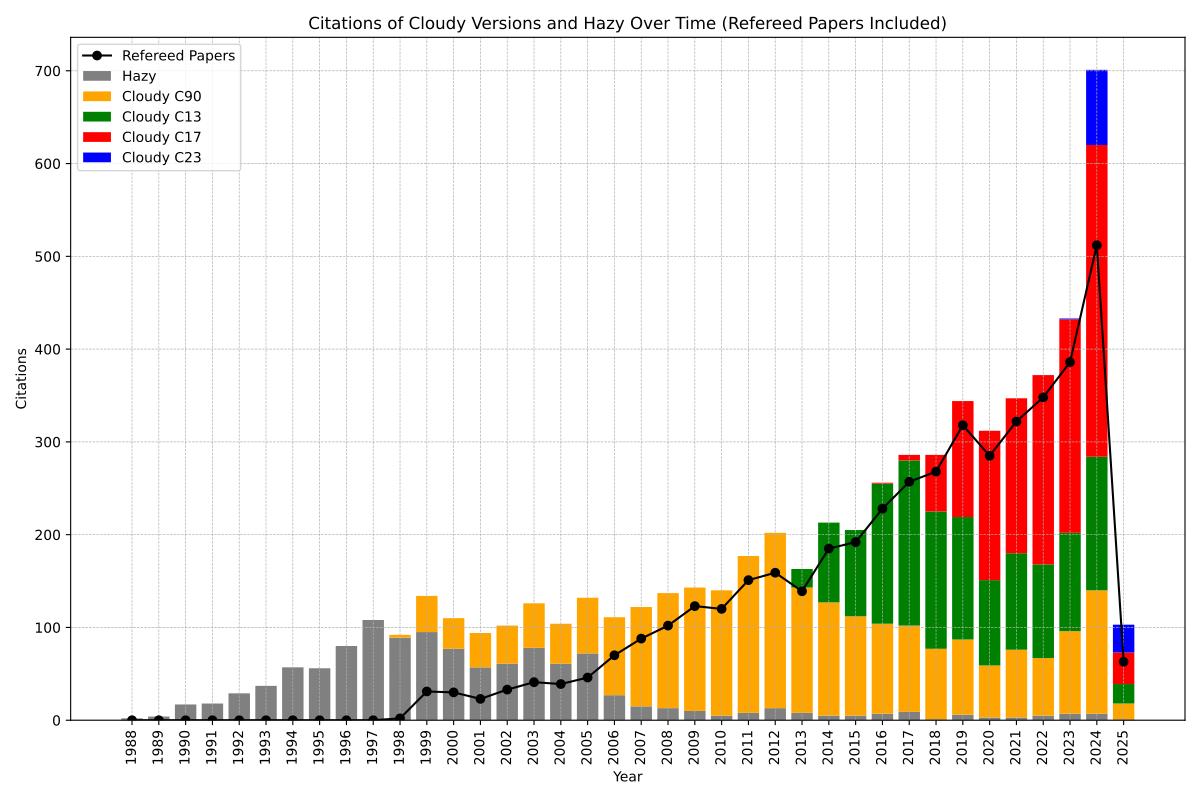

The Python source for this figure:
import ads
import time
import matplotlib.pyplot as plt
from collections import defaultdict

# Set ADS API token (Replace with your own ADS token)-This is Dehghanian's personal token. If does not work, you need to replace with your own. Can be acquired from ADS when logged in

ads.config.token = "f0alCixThOvlEx30gHn3lYXCRGHLkFAC8GKbv9VR"

# **Step 1: Define Bibcodes for Cloudy Versions**
bibcode_queries = {
    "Cloudy C90": "1998PASP..110..761F",
    "Cloudy C13": "2013RMxAA..49..137F",
    "Cloudy C17": "2017RMxAA..53..385F",
    "Cloudy C23.01": "2023RNAAS...7..246G",
    "Cloudy C23": "2023RMxAA..59..327C"
}

# **Step 2: Define Hazy Bibcodes**
hazy_bibcodes = [
    "1988hbic.book.....F", "2006hbic.book.....F", "1987hbic.book.....F",
    "2000hbic.book.....F", "2004hbic.book.....F", "1989hbic.book.....F",
    "2002hbic.book.....F", "1990hbic.book.....F", "1991hbic.book.....F",
    "1993hbic.book.....F", "1996hbic.book.....F", "1983hbic.book.....F", "2005hbic.book.....F"
]

# **Step 3: Fetch Cloudy Citations**
def fetch_unique_citations(query, refereed_only=False):
    if refereed_only:
        query += " property:refereed"

    citing_papers = set()
    start = 0
    rows = 2000

    while True:
        try:
            papers = ads.SearchQuery(q=query, fl=["year", "bibcode"], rows=rows, start=start)
            papers_list = list(papers)

            if not papers_list:
                break

            for paper in papers_list:
                if paper.year and 1980 <= int(paper.year) <= 2025:
                    citing_papers.add((paper.bibcode, int(paper.year)))

            start += rows

        except Exception:
            break

    return citing_papers

# **Step 4: Fetch Hazy Citations Using ADS Metrics API**
def fetch_hazy_citations(bibcodes):
    hazy_citations_by_year = defaultdict(int)
    total_citations_check = 0

    for bibcode in bibcodes:
        try:
            metrics = ads.MetricsQuery(bibcodes=[bibcode]).execute()
            total_citations = metrics.get("citation stats", {}).get("total number of citations", 0)
            total_citations_check += total_citations

            histograms = metrics.get("histograms", {}).get("citations", {})
            for category in ["refereed to refereed", "refereed to nonrefereed", "nonrefereed to refereed", "nonrefereed to nonrefereed"]:
                if category in histograms:
                    for year_str, count in histograms[category].items():
                        try:
                            year = int(year_str)
                            if 1980 <= year <= 2025:
                                hazy_citations_by_year[year] += count
                        except ValueError:
                            pass
        except Exception:
            continue

    return hazy_citations_by_year

# **Step 5: Store Cloudy Citation Data**
data = {}
for version, bibcode in bibcode_queries.items():
    papers = fetch_unique_citations(f"citations({bibcode})")
    citations_by_year = defaultdict(int)
    for _, year in papers:
        citations_by_year[year] += 1
    if version in ["Cloudy C23", "Cloudy C23.01"]:
        version = "Cloudy C23"
    if version not in data:
        data[version] = defaultdict(int)
    for year, count in citations_by_year.items():
        data[version][year] += count

# **Step 6: Fetch Hazy Citations and Store in Data**
hazy_data = fetch_hazy_citations(hazy_bibcodes)
data["Hazy"] = hazy_data

# **Step 7: Fetch Refereed Citations for Cloudy Versions**
refereed_citations_by_year = defaultdict(int)
for version, bibcode in bibcode_queries.items():
    papers = fetch_unique_citations(f"citations({bibcode})", refereed_only=True)
    for _, year in papers:
        refereed_citations_by_year[year] += 1

# **Step 8: Prepare Data for Plotting**
years = sorted(set(year for version_data in data.values() for year in version_data))
ordered_versions = ["Hazy", "Cloudy C90", "Cloudy C13", "Cloudy C17", "Cloudy C23"]
version_colors = ["gray", "orange", "green", "red", "blue"]

# **Step 9: Plot Stacked Bar Chart**
plt.figure(figsize=(12, 8))
bottom = [0] * len(years)
for version, color in zip(ordered_versions, version_colors):
    counts = [data[version].get(year, 0) for year in years]
    plt.bar(years, counts, bottom=bottom, label=version, color=color)
    bottom = [b + c for b, c in zip(bottom, counts)]

# **Step 10: Overlay Refereed Citations as a Line Plot**
refereed_counts = [refereed_citations_by_year.get(year, 0) for year in years]
plt.plot(years, refereed_counts, label="Refereed Papers", color="black", marker="o")

# **Step 11: Add Labels, Legend, and Title**
plt.xlabel("Year")
plt.ylabel("Citations")
plt.title("Citations of Cloudy Versions and Hazy Over Time (Refereed Papers Included)")
plt.grid(which="both", linestyle="--", linewidth=0.5)
plt.xticks(ticks=years, labels=years, rotation=90)
plt.legend()
plt.tight_layout()
plt.show()

# **Step 12: Print Final Summary**
print("\n📊 **Total Citations by Version:**")
for version in ordered_versions:
    total_citations = sum(data[version].values())
    print(f"{version}: {total_citations} citations")

print("\n📊 **Total Refereed Citations Per Year:**")
for year in sorted(refereed_citations_by_year):
    print(f"{year}: {refereed_citations_by_year[year]} refereed citations")
